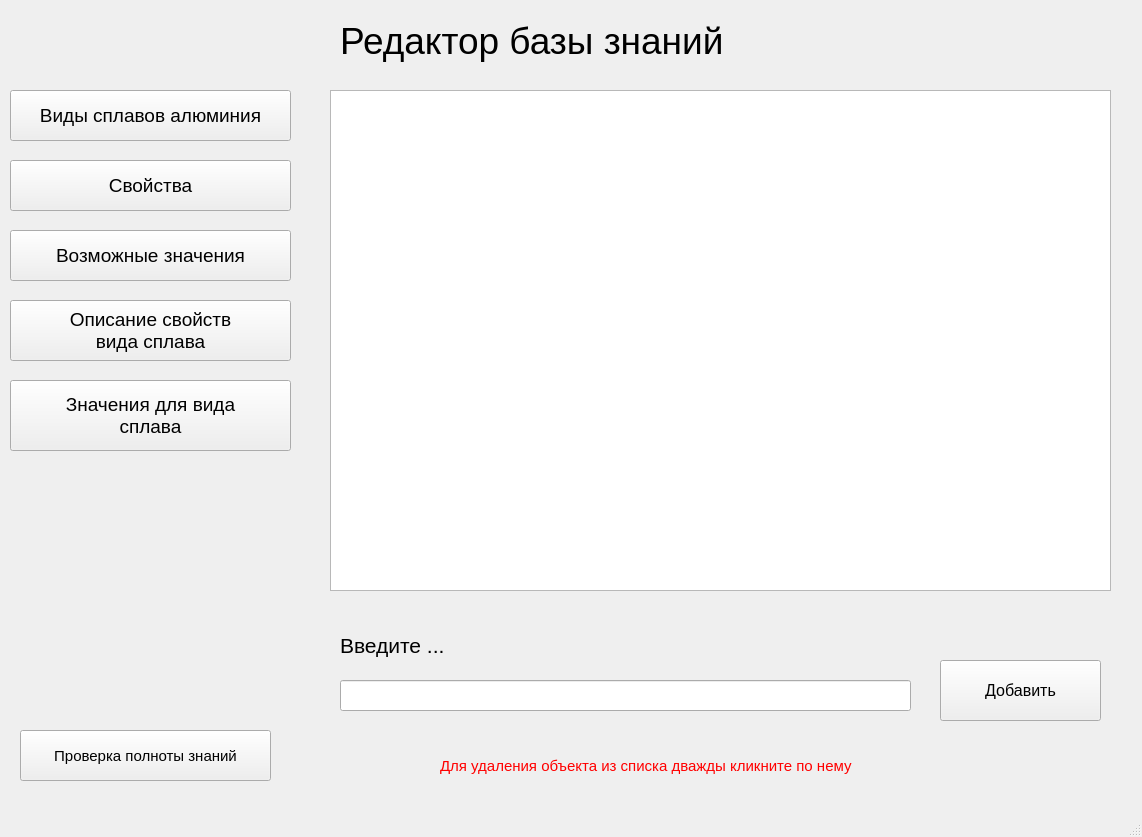
<?xml version="1.0" encoding="UTF-8"?>
<ui version="4.0">
 <class>KnowledgeEditor</class>
 <widget class="QMainWindow" name="KnowledgeEditor">
  <property name="geometry">
   <rect>
    <x>0</x>
    <y>0</y>
    <width>1142</width>
    <height>837</height>
   </rect>
  </property>
  <property name="minimumSize">
   <size>
    <width>1142</width>
    <height>0</height>
   </size>
  </property>
  <property name="maximumSize">
   <size>
    <width>1142</width>
    <height>837</height>
   </size>
  </property>
  <property name="baseSize">
   <size>
    <width>1142</width>
    <height>837</height>
   </size>
  </property>
  <property name="windowTitle">
   <string>MainWindow</string>
  </property>
  <widget class="QWidget" name="centralwidget">
   <widget class="QPushButton" name="printAlloysBtn">
    <property name="geometry">
     <rect>
      <x>10</x>
      <y>90</y>
      <width>281</width>
      <height>51</height>
     </rect>
    </property>
    <property name="font">
     <font>
      <pointsize>14</pointsize>
     </font>
    </property>
    <property name="text">
     <string>Виды сплавов алюминия</string>
    </property>
   </widget>
   <widget class="QListWidget" name="resultList">
    <property name="enabled">
     <bool>true</bool>
    </property>
    <property name="geometry">
     <rect>
      <x>330</x>
      <y>90</y>
      <width>781</width>
      <height>501</height>
     </rect>
    </property>
    <property name="font">
     <font>
      <pointsize>22</pointsize>
     </font>
    </property>
   </widget>
   <widget class="QPushButton" name="printPropertiesBtn">
    <property name="geometry">
     <rect>
      <x>10</x>
      <y>160</y>
      <width>281</width>
      <height>51</height>
     </rect>
    </property>
    <property name="font">
     <font>
      <pointsize>14</pointsize>
     </font>
    </property>
    <property name="text">
     <string>Свойства</string>
    </property>
   </widget>
   <widget class="QPushButton" name="printPossibleValuesBtn">
    <property name="geometry">
     <rect>
      <x>10</x>
      <y>230</y>
      <width>281</width>
      <height>51</height>
     </rect>
    </property>
    <property name="font">
     <font>
      <pointsize>14</pointsize>
     </font>
    </property>
    <property name="text">
     <string>Возможные значения</string>
    </property>
   </widget>
   <widget class="QPushButton" name="printDescriptionPropertiesBtn">
    <property name="geometry">
     <rect>
      <x>10</x>
      <y>300</y>
      <width>281</width>
      <height>61</height>
     </rect>
    </property>
    <property name="font">
     <font>
      <pointsize>14</pointsize>
     </font>
    </property>
    <property name="text">
     <string>Описание свойств
вида сплава</string>
    </property>
   </widget>
   <widget class="QPushButton" name="printValuesAlloyBtn">
    <property name="geometry">
     <rect>
      <x>10</x>
      <y>380</y>
      <width>281</width>
      <height>71</height>
     </rect>
    </property>
    <property name="font">
     <font>
      <pointsize>14</pointsize>
     </font>
    </property>
    <property name="text">
     <string>Значения для вида 
сплава</string>
    </property>
   </widget>
   <widget class="QLabel" name="label">
    <property name="geometry">
     <rect>
      <x>340</x>
      <y>10</y>
      <width>501</width>
      <height>61</height>
     </rect>
    </property>
    <property name="font">
     <font>
      <pointsize>28</pointsize>
     </font>
    </property>
    <property name="text">
     <string>Редактор базы знаний</string>
    </property>
   </widget>
   <widget class="QLineEdit" name="lineEdit">
    <property name="geometry">
     <rect>
      <x>340</x>
      <y>680</y>
      <width>571</width>
      <height>31</height>
     </rect>
    </property>
    <property name="font">
     <font>
      <pointsize>11</pointsize>
     </font>
    </property>
   </widget>
   <widget class="QLabel" name="label_2">
    <property name="geometry">
     <rect>
      <x>340</x>
      <y>630</y>
      <width>571</width>
      <height>31</height>
     </rect>
    </property>
    <property name="font">
     <font>
      <pointsize>16</pointsize>
     </font>
    </property>
    <property name="text">
     <string>Введите ...</string>
    </property>
   </widget>
   <widget class="QPushButton" name="addButton">
    <property name="geometry">
     <rect>
      <x>940</x>
      <y>660</y>
      <width>161</width>
      <height>61</height>
     </rect>
    </property>
    <property name="font">
     <font>
      <pointsize>12</pointsize>
     </font>
    </property>
    <property name="text">
     <string>Добавить</string>
    </property>
   </widget>
   <widget class="QLabel" name="label_3">
    <property name="geometry">
     <rect>
      <x>440</x>
      <y>750</y>
      <width>501</width>
      <height>31</height>
     </rect>
    </property>
    <property name="font">
     <font>
      <pointsize>11</pointsize>
     </font>
    </property>
    <property name="styleSheet">
     <string notr="true">color: rgb(255, 0, 0);</string>
    </property>
    <property name="text">
     <string>Для удаления объекта из списка дважды кликните по нему</string>
    </property>
   </widget>
   <widget class="QPushButton" name="CheckFullKnowledge">
    <property name="geometry">
     <rect>
      <x>20</x>
      <y>730</y>
      <width>251</width>
      <height>51</height>
     </rect>
    </property>
    <property name="font">
     <font>
      <pointsize>11</pointsize>
     </font>
    </property>
    <property name="text">
     <string>Проверка полноты знаний</string>
    </property>
   </widget>
  </widget>
  <widget class="QMenuBar" name="menubar">
   <property name="geometry">
    <rect>
     <x>0</x>
     <y>0</y>
     <width>1142</width>
     <height>26</height>
    </rect>
   </property>
  </widget>
  <widget class="QStatusBar" name="statusbar"/>
 </widget>
 <resources/>
 <connections/>
</ui>
